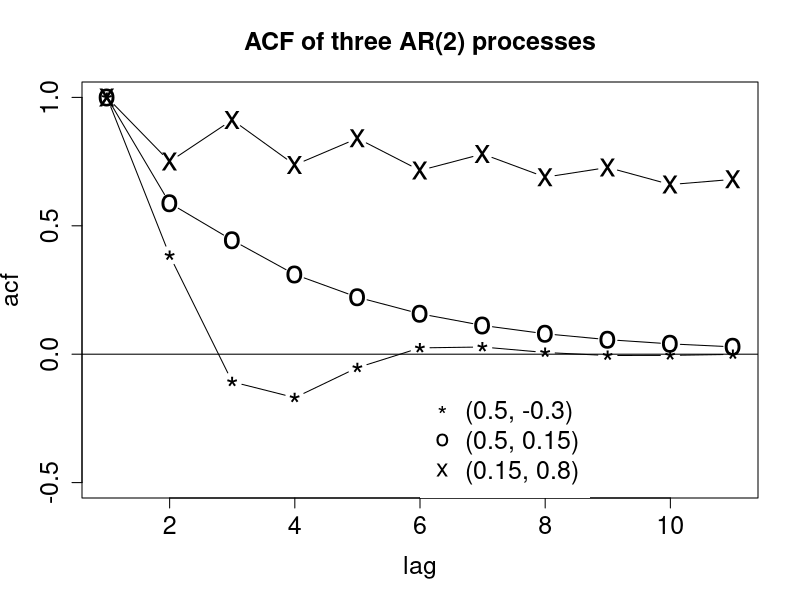

The R source for this figure:
#  Figure 9.9


x1 = ARMAacf(ar=c(.5,-.3),lag.max=10)
x1 = as.vector(x1)

x2 = ARMAacf(ar=c(.5,.15),lag.max=10)
x2 = as.vector(x2)

x3 = ARMAacf(ar=c(.15,.8),lag.max=10)
x3 = as.vector(x3)

postscript("ar2acf.ps")        #  Figure 9.9
plot(x1,xlab="lag",ylab="acf",
  main= "ACF of three AR(2) processes",cex.axis=1.5,
  cex.lab=1.5,cex=2,cex.main=1.5,pch="*",type="b",ylim=c(-.5,1))
lines(x2,xlab="lag",ylab="acf",cex.axis=1.5,
  cex.lab=1.5,cex=2,pch="o",type="b")
lines(x3,xlab="lag",ylab="acf",cex.axis=1.5,
  cex.lab=1.5,cex=2,pch="x",type="b")
abline(h=0)
legend(6,-.1,c("(0.5, -0.3)", "(0.5, 0.15)","(0.15, 0.8)") ,
pch=c("*","o","x"),cex=1.5,box.lty=0 )
graphics.off()
